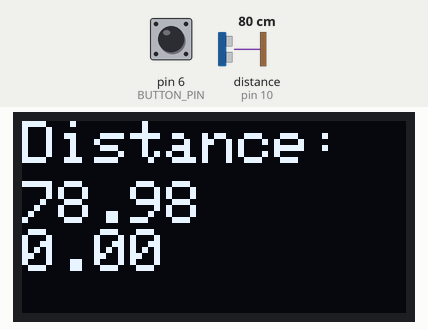
This sketch was run on a simulated Arduino Uno, built with avr-gcc and run on an emulated ATmega328P. On the bench: 128×64 one-colour display. Wiring (inferred from the names in the program): ultrasonic range finder: trigger pin 9; echo pin 10. Inputs (shaded band) come from the test bench; at power-on: distance to the obstacle (sensor on pin 10) 80 cm, pin 6 (BUTTON_PIN) HIGH. The echo pulse lasts 58.3 µs per cm.

Above: at 3.2 s.
3.3 s: distance to the obstacle (sensor on pin 10) set to 2 cm
At 3.36 s:
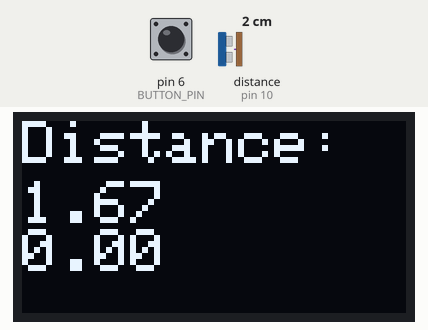
4.9 s: distance to the obstacle (sensor on pin 10) set to 4 cm
At 6.0 s:
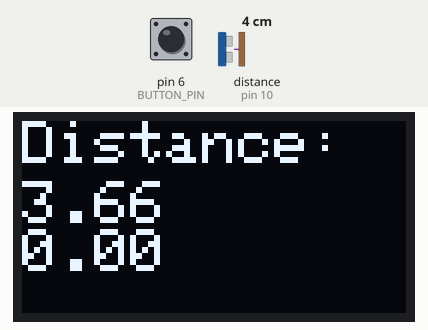
6.4 s: pin 6 (BUTTON_PIN) pulled LOW for 0.15 s
At 6.45 s:
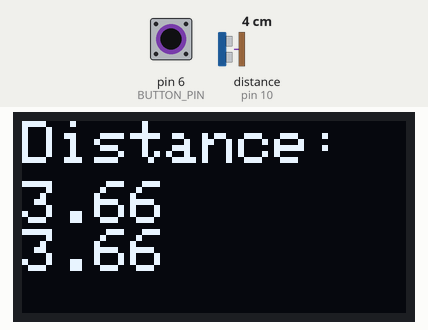
7.1 s: distance to the obstacle (sensor on pin 10) set to 18 cm
At 7.15 s:
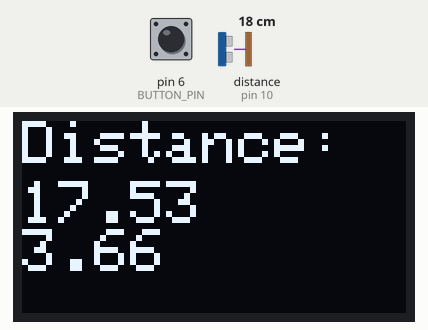
8.6 s: pin 6 (BUTTON_PIN) pulled LOW for 1 s
At 8.68 s:
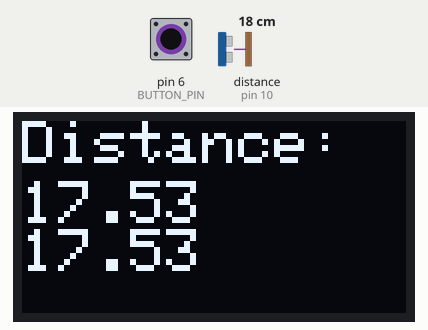

The sketch:

oldeRuler.ino
```cpp
#include <Wire.h>
#include <Adafruit_GFX.h>
#include <Adafruit_SSD1306.h>

#define SCREEN_WIDTH 128 // OLED display width,  in pixels
#define SCREEN_HEIGHT 64 // OLED display height, in pixels

#define BUTTON_PIN 6


// declare an SSD1306 display object connected to I2C
Adafruit_SSD1306 oled(SCREEN_WIDTH, SCREEN_HEIGHT, &Wire, -1);

int trigPin = 9;    // TRIG pin
int echoPin = 10;    // ECHO pin
float PrevValue;
float duration_us, distance_cm;

void setup() {

  // initialize OLED display with address 0x3C for 128x64
  if (!oled.begin(SSD1306_SWITCHCAPVCC, 0x3C)) {
    Serial.println(F("SSD1306 allocation failed"));
    while (true);
  }
  delay(2000);         // wait for initializing
  pinMode(trigPin, OUTPUT); // config trigger pin to output mode
  pinMode(echoPin, INPUT);  // config echo pin to input mode
  pinMode(BUTTON_PIN, INPUT_PULLUP);
}

void loop() {
  // generate 10-microsecond pulse to TRIG pin
  digitalWrite(trigPin, HIGH);
  delayMicroseconds(10);
  digitalWrite(trigPin, LOW);

  // measure duration of pulse from ECHO pin
  duration_us = pulseIn(echoPin, HIGH);

  // calculate the distance
 distance_cm = 0.017 * duration_us;


 oled.clearDisplay(); // clear display

int buttonState;
buttonState = digitalRead (BUTTON_PIN);

 oled.setTextSize(2);          // text size
  oled.setTextColor(WHITE);
  oled.setCursor(0, 0);       // position to display
  oled.println("Distance:");// text color
  oled.setCursor(0, 20);       // position to display
  oled.setTextSize(2);
  oled.println(distance_cm); // text to display
if(buttonState==LOW){
PrevValue = distance_cm;
}
oled.println(PrevValue);
  oled.display();

}
```

Measured:
- after the input at 3.3 s, the display: changes after 0.05 s (image 1)
- after the input at 4.9 s, the display: first differs from a run without the input at once (image 2)
- after the input at 6.4 s, the display: changes at once (image 3)
- after the input at 7.1 s, the display: first differs from a run without the input after 0.05 s (image 4)
- after the input at 8.6 s, the display: first differs from a run without the input at once (image 5 shows a later state)
